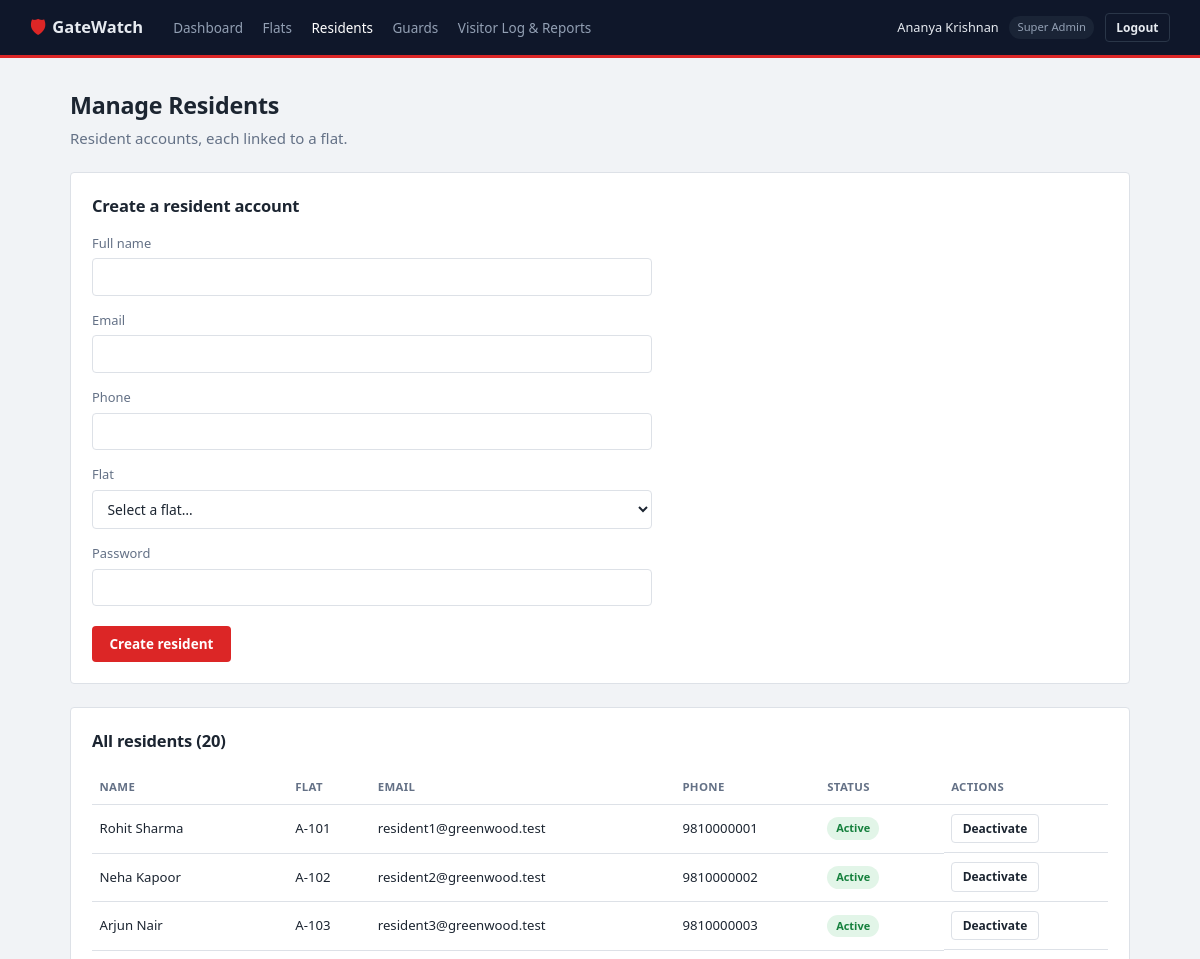
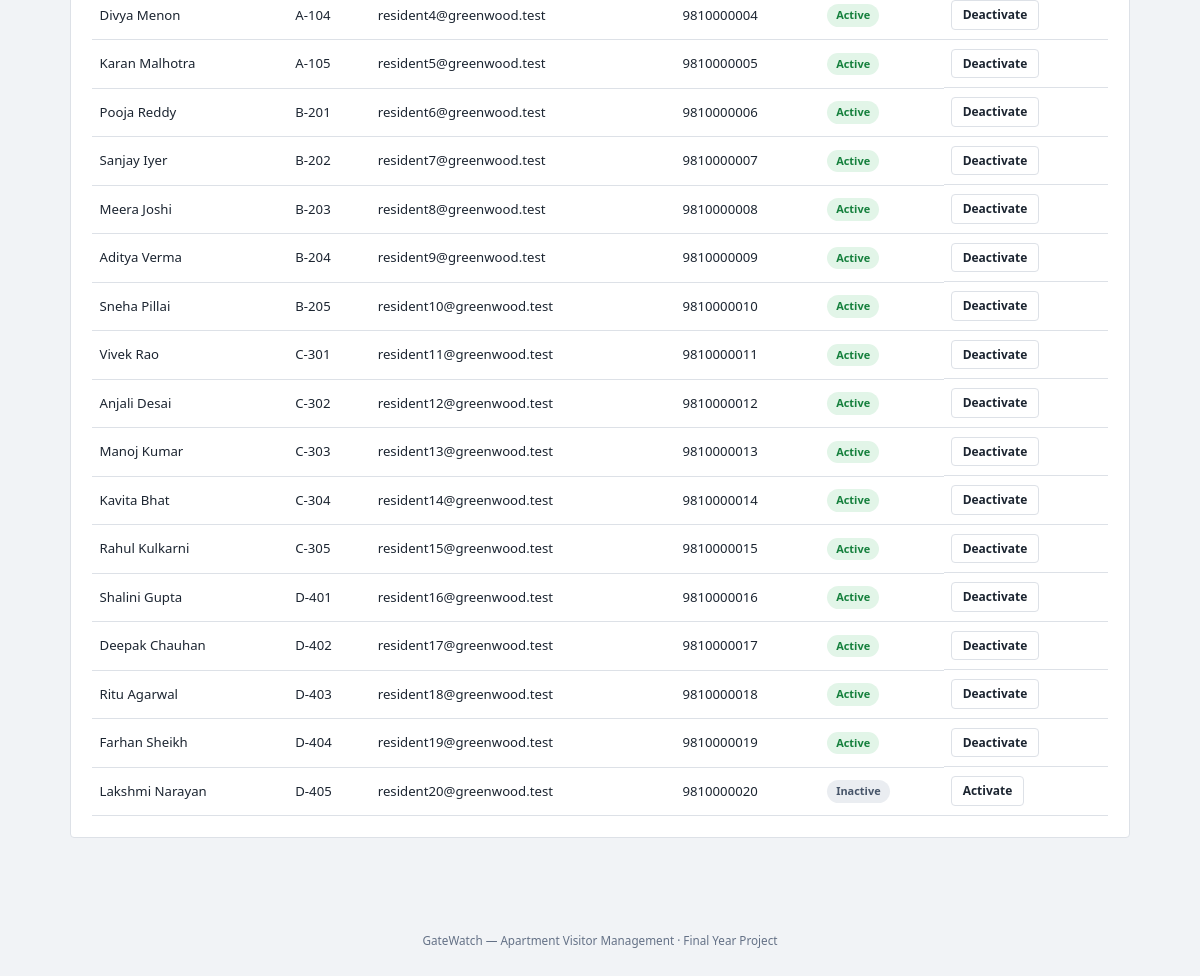
The app's page /index.php?route=admin/residents (signed in) with its own data (2 pictures, top to bottom).
### tables this page shows
CREATE TABLE residents (
    id            INT AUTO_INCREMENT PRIMARY KEY,
    user_id       INT NOT NULL UNIQUE,
    flat_id       INT NOT NULL,
    phone         VARCHAR(20) NOT NULL,
    created_at    TIMESTAMP NOT NULL DEFAULT CURRENT_TIMESTAMP,
    FOREIGN KEY (user_id) REFERENCES users(id) ON DELETE CASCADE,
    FOREIGN KEY (flat_id) REFERENCES flats(id),
    KEY idx_residents_flat (flat_id)
);

CREATE TABLE users (
    id            INT AUTO_INCREMENT PRIMARY KEY,
    name          VARCHAR(100) NOT NULL,
    email         VARCHAR(150) NOT NULL UNIQUE,
    password      VARCHAR(255) NOT NULL,
    role          ENUM('super_admin','guard','resident') NOT NULL,
    status        ENUM('active','inactive') NOT NULL DEFAULT 'active',
    created_at    TIMESTAMP NOT NULL DEFAULT CURRENT_TIMESTAMP
);

CREATE TABLE flats (
    id            INT AUTO_INCREMENT PRIMARY KEY,
    block         VARCHAR(10) NOT NULL,
    number        VARCHAR(10) NOT NULL,
    floor         INT NULL,
    created_at    TIMESTAMP NOT NULL DEFAULT CURRENT_TIMESTAMP,
    UNIQUE KEY uniq_block_number (block, number)
);

### app/controllers/AdminController.php (called while the page is built, shortened)
<?php
require_once __DIR__ . '/../models/Resident.php';
class AdminController
{
    public function residents(): void
    {
        $residents = Resident::all();
        $old = [];
        require __DIR__ . '/../views/admin/residents.php';
    }
}

### public/index.php (called while the page is built, shortened)
<?php
require_once __DIR__ . '/../core/helpers.php';
require_once __DIR__ . '/../core/Database.php';
require_once __DIR__ . '/../app/controllers/AdminController.php';
$router = new Router();
$router->get('login', fn() => (new AuthController())->showLogin());
$router->post('login', fn() => (new AuthController())->login());
$router->post('logout', fn() => (new AuthController())->logout());
$router->get('admin/dashboard', fn() => (new AdminController())->dashboard());
$router->get('admin/flats', fn() => (new AdminController())->flats());
$router->post('admin/flats/store', fn() => (new AdminController())->flatStore());
$router->post('admin/flats/update', fn() => (new AdminController())->flatUpdate());
$router->post('admin/flats/delete', fn() => (new AdminController())->flatDelete());
$router->get('admin/residents', fn() => (new AdminController())->residents());
$router->post('admin/residents/store', fn() => (new AdminController())->residentStore());
$router->post('admin/residents/status', fn() => (new AdminController())->residentStatus());
$router->get('admin/guards', fn() => (new AdminController())->guards());
$router->post('admin/guards/store', fn() => (new AdminController())->guardStore());
$router->post('admin/guards/status', fn() => (new AdminController())->guardStatus());
$router->get('admin/visitor-log', fn() => (new AdminController())->visitorLog());
$router->get('guard/dashboard', fn() => (new GuardController())->dashboard());
$router->get('guard/checkin', fn() => (new GuardController())->checkInForm());
$router->post('guard/checkin/lookup', fn() => (new GuardController())->lookupCode());
$router->post('guard/checkin/code', fn() => (new GuardController())->checkInByCode());
$router->post('guard/checkin/walkin', fn() => (new GuardController())->checkInWalkIn());
$router->post('guard/checkout', fn() => (new GuardController())->checkOut());
$router->get('resident/dashboard', fn() => (new ResidentController())->dashboard());
$router->get('resident/preapprove', fn() => (new ResidentController())->preapproveForm());
$router->post('resident/preapprove/store', fn() => (new ResidentController())->preapproveStore());
$router->post('resident/preapprove/cancel', fn() => (new ResidentController())->preapproveCancel());
$router->get('resident/history', fn() => (new ResidentController())->history());
$route = $_GET['route'] ?? '';
$router->dispatch($_SERVER['REQUEST_METHOD'], $route);

### core/Router.php (called while the page is built, shortened)
<?php
class Router
{
    private array $routes = ['GET' => [], 'POST' => []];
    public function get(string $route, callable $handler): void
    {
        $this->routes['GET'][$route] = $handler;
    }
    public function post(string $route, callable $handler): void
    {
        $this->routes['POST'][$route] = $handler;
    }
    public function dispatch(string $method, string $route): void
    {
        $handler = $this->routes[$method][$route] ?? null;
        try {
            $handler();
        } catch (Throwable $e) {
            error_log($e->getMessage());
            http_response_code(500);
            require __DIR__ . '/../app/views/errors/500.php';
        }
    }
}

### core/helpers.php (called while the page is built, shortened)
<?php
function e(?string $value): string
{
    return htmlspecialchars($value ?? '', ENT_QUOTES, 'UTF-8');
}
function old(array $data, string $key, string $default = ''): string
{
    return e($data[$key] ?? $default);
}

### config/database.php (called while the page is built)
<?php
return [
    'host'     => '127.0.0.1',
    'port'     => 3306,
    'database' => 'apartment_visitor_management',
    'username' => 'root',
    'password' => '',
    'charset'  => 'utf8mb4',
];

### core/Database.php (called while the page is built)
<?php
class Database
{
    private static ?PDO $instance = null;
    public static function connect(): PDO
    {
        if (self::$instance === null) {
            $config = require __DIR__ . '/../config/database.php';
            $dsn = sprintf(
                'mysql:host=%s;port=%d;dbname=%s;charset=%s',
                $config['host'],
                $config['port'],
                $config['database'],
                $config['charset']
            );
            self::$instance = new PDO($dsn, $config['username'], $config['password'], [
                PDO::ATTR_ERRMODE            => PDO::ERRMODE_EXCEPTION,
                PDO::ATTR_DEFAULT_FETCH_MODE => PDO::FETCH_ASSOC,
                PDO::ATTR_EMULATE_PREPARES   => false,
            ]);
        }
        return self::$instance;
    }
}

### app/models/Resident.php (called while the page is built, shortened)
<?php
require_once __DIR__ . '/../../core/Database.php';
class Resident
{
    public static function all(): array
    {
        $stmt = Database::connect()->query(
            'SELECT r.id, r.phone, r.created_at, u.id AS user_id, u.name, u.email, u.status,
                    f.id AS flat_id, f.block, f.number
             FROM residents r
             JOIN users u ON u.id = r.user_id
             JOIN flats f ON f.id = r.flat_id
             ORDER BY f.block, f.number'
        );
        return $stmt->fetchAll();
    }
}

### app/views/admin/residents.php (the view, shortened to what this page needs)
<?php $pageTitle = 'Residents'; require __DIR__ . '/../partials/header.php'; require __DIR__ . '/../partials/navbar.php'; ?>
<main class="page">
    <h1>Manage Residents</h1>
    <p class="page-sub">Resident accounts, each linked to a flat.</p>
    <div class="card">
        <div class="card-head"><h2>Create a resident account</h2></div>
        <form method="POST" action="/index.php?route=admin/residents/store" class="form-grid">
            <label>Full name
                <input type="text" name="name" value="<?= old($old ?? [], 'name') ?>" required>
            </label>
            <label>Email
                <input type="email" name="email" value="<?= old($old ?? [], 'email') ?>" required>
            </label>
            <label>Phone
                <input type="text" name="phone" value="<?= old($old ?? [], 'phone') ?>" required>
            </label>
            <label>Flat
                <select name="flat_id" required>
                    <option value="">Select a flat&hellip;</option>
                </select>
            </label>
            <label>Password
                <input type="password" name="password" required>
            </label>
            <div class="form-actions">
                <button type="submit" class="btn btn-accent">Create resident</button>
            </div>
        </form>
    </div>
    <div class="card">
        <div class="card-head"><h2>All residents (<?= count($residents) ?>)</h2></div>
        <?php if (empty($residents)): ?>
            <p class="empty-state">No residents yet.</p>
        <?php else: ?>
        <div class="table-scroll">
        <table class="data-table">
            <tr><th>Name</th><th>Flat</th><th>Email</th><th>Phone</th><th>Status</th><th>Actions</th></tr>
            <?php foreach ($residents as $r): ?>
                <tr>
                    <td><?= e($r['name']) ?></td>
                    <td><?= e($r['block'] . '-' . $r['number']) ?></td>
                    <td><?= e($r['email']) ?></td>
                    <td><?= e($r['phone']) ?></td>
                    <td><span class="badge badge-<?= e($r['status']) ?>"><?= e($r['status']) ?></span></td>
                    <td class="row-actions">
                        <form method="POST" action="/index.php?route=admin/residents/status" class="inline-form">
                            <button type="submit" class="btn btn-ghost btn-sm">
                                <?= $r['status'] === 'active' ? 'Deactivate' : 'Activate' ?>
                            </button>
                        </form>
                    </td>
                </tr>
            <?php endforeach; ?>
        </table>
        </div>
        <?php endif; ?>
    </div>
</main>
<?php require __DIR__ . '/../partials/footer.php'; ?>

### public/assets/css/style.css (style rules this page uses)
:root { --bg: #f1f3f6; --bg-elevated: #ffffff; --bg-card: #ffffff; --border: #dde1e7; --text: #1c2531; --text-muted: #647186; --accent: #dc2626; --accent-dark: #b91c1c; --accent-contrast: #ffffff; --slate: #0f172a; --slate-elevated: #1a2436; --slate-border: #2a3648; --slate-text: #e6eaf0; --slate-text-muted: #93a0b4; --danger: #dc2626; --danger-bg: #fce8e8; --success: #15803d; --success-bg: #e2f5e8; --warning: #b45309; --warning-bg: #fdf1dc; --info: #475569; --info-bg: #eaedf1; --radius: 4px; --font: 'Segoe UI', system-ui, -apple-system, Roboto, sans-serif; --mono: 'Consolas', 'SFMono-Regular', Menlo, monospace; }
* { box-sizing: border-box; }
html, body { margin: 0; padding: 0; background: var(--bg); color: var(--text); font-family: var(--font); font-size: 15px; line-height: 1.5; }
h1, h2, h3 { font-weight: 600; margin: 0 0 0.5em; letter-spacing: -0.01em; }
h1 { font-size: 1.55rem; }
h2 { font-size: 1.1rem; }
.btn { display: inline-block; padding: 0.55rem 1.1rem; border-radius: var(--radius); border: 1px solid transparent; font-size: 0.9rem; font-weight: 600; cursor: pointer; font-family: inherit; }
.btn-accent { background: var(--accent); color: #fff; }
.btn-ghost { background: transparent; color: var(--text); border-color: var(--border); }
.btn-sm { padding: 0.35rem 0.7rem; font-size: 0.8rem; }
.inline-form { display: inline-block; margin: 0; }
.page { max-width: 1120px; margin: 0 auto; padding: 2rem; }
.page-sub { color: var(--text-muted); margin-top: -0.5rem; margin-bottom: 1.5rem; }
.card { background: var(--bg-card); border: 1px solid var(--border); border-radius: var(--radius); padding: 1.4rem; margin-bottom: 1.5rem; }
.card-head { display: flex; align-items: center; justify-content: space-between; margin-bottom: 1rem; gap: 1rem; flex-wrap: wrap; }
.card-head h1, .card-head h2 { margin: 0; }
.data-table { width: 100%; border-collapse: collapse; font-size: 0.88rem; }
.data-table th, .data-table td { text-align: left; padding: 0.6rem 0.5rem; border-bottom: 1px solid var(--border); }
.data-table th { color: var(--text-muted); font-weight: 600; font-size: 0.76rem; text-transform: uppercase; letter-spacing: 0.03em; }
.row-actions { display: flex; gap: 0.4rem; flex-wrap: wrap; }
.table-scroll { overflow-x: auto; }
.badge { display: inline-block; padding: 0.2rem 0.6rem; border-radius: 12px; font-size: 0.73rem; font-weight: 600; text-transform: capitalize; white-space: nowrap; }
.badge-active, .badge-used, .badge-checked_out { background: var(--success-bg); color: var(--success); }
.badge-inactive, .badge-cancelled { background: var(--info-bg); color: var(--info); }
.form-grid { display: flex; flex-direction: column; gap: 1rem; max-width: 560px; }
.form-grid label { display: flex; flex-direction: column; gap: 0.35rem; font-size: 0.86rem; color: var(--text-muted); }
input[type=text], input[type=email], input[type=password], input[type=number], input[type=tel], input[type=datetime-local], input[type=date], select, textarea { background: var(--bg-elevated); border: 1px solid var(--border); border-radius: var(--radius); color: var(--text); padding: 0.55rem 0.7rem; font-family: inherit; font-size: 0.92rem; }
.form-actions { display: flex; gap: 0.6rem; margin-top: 0.3rem; flex-wrap: wrap; }

### records on screen
residents: user.name "Rohit Sharma", flat.number "A-101", user.email "resident1@greenwood.test", phone "9810000001", user.status "Active", shows "Deactivate"
residents: user.name "Neha Kapoor", flat.number "A-102", user.email "resident2@greenwood.test", phone "9810000002", user.status "Active", shows "Deactivate"
residents: user.name "Arjun Nair", flat.number "A-103", user.email "resident3@greenwood.test", phone "9810000003", user.status "Active", shows "Deactivate"
residents: user.name "Divya Menon", flat.number "A-104", user.email "resident4@greenwood.test", phone "9810000004", user.status "Active", shows "Deactivate"
residents: user.name "Karan Malhotra", flat.number "A-105", user.email "resident5@greenwood.test", phone "9810000005", user.status "Active", shows "Deactivate"
residents: user.name "Pooja Reddy", flat.number "B-201", user.email "resident6@greenwood.test", phone "9810000006", user.status "Active", shows "Deactivate"
residents: user.name "Sanjay Iyer", flat.number "B-202", user.email "resident7@greenwood.test", phone "9810000007", user.status "Active", shows "Deactivate"
residents: user.name "Meera Joshi", flat.number "B-203", user.email "resident8@greenwood.test", phone "9810000008", user.status "Active", shows "Deactivate"
residents: user.name "Aditya Verma", flat.number "B-204", user.email "resident9@greenwood.test", phone "9810000009", user.status "Active", shows "Deactivate"
residents: user.name "Sneha Pillai", flat.number "B-205", user.email "resident10@greenwood.test", phone "9810000010", user.status "Active", shows "Deactivate"
residents: user.name "Vivek Rao", flat.number "C-301", user.email "resident11@greenwood.test", phone "9810000011", user.status "Active", shows "Deactivate"
residents: user.name "Anjali Desai", flat.number "C-302", user.email "resident12@greenwood.test", phone "9810000012", user.status "Active", shows "Deactivate"
residents: user.name "Manoj Kumar", flat.number "C-303", user.email "resident13@greenwood.test", phone "9810000013", user.status "Active", shows "Deactivate"
residents: user.name "Kavita Bhat", flat.number "C-304", user.email "resident14@greenwood.test", phone "9810000014", user.status "Active", shows "Deactivate"
residents: user.name "Rahul Kulkarni", flat.number "C-305", user.email "resident15@greenwood.test", phone "9810000015", user.status "Active", shows "Deactivate"
residents: user.name "Shalini Gupta", flat.number "D-401", user.email "resident16@greenwood.test", phone "9810000016", user.status "Active", shows "Deactivate"
residents: user.name "Deepak Chauhan", flat.number "D-402", user.email "resident17@greenwood.test", phone "9810000017", user.status "Active", shows "Deactivate"
residents: user.name "Ritu Agarwal", flat.number "D-403", user.email "resident18@greenwood.test", phone "9810000018", user.status "Active", shows "Deactivate"
residents: user.name "Farhan Sheikh", flat.number "D-404", user.email "resident19@greenwood.test", phone "9810000019", user.status "Active", shows "Deactivate"
residents: user.name "Lakshmi Narayan", flat.number "D-405", user.email "resident20@greenwood.test", phone "9810000020", user.status "Inactive", shows "Activate"

### other values on screen
$label "Dashboard"
$label "Flats"
$label "Residents"
$label "Guards"
$label "Visitor Log & Reports"
Auth::name() "Ananya Krishnan"
str_replace('_', ' ', $role) "Super Admin"
count($residents) "20"
